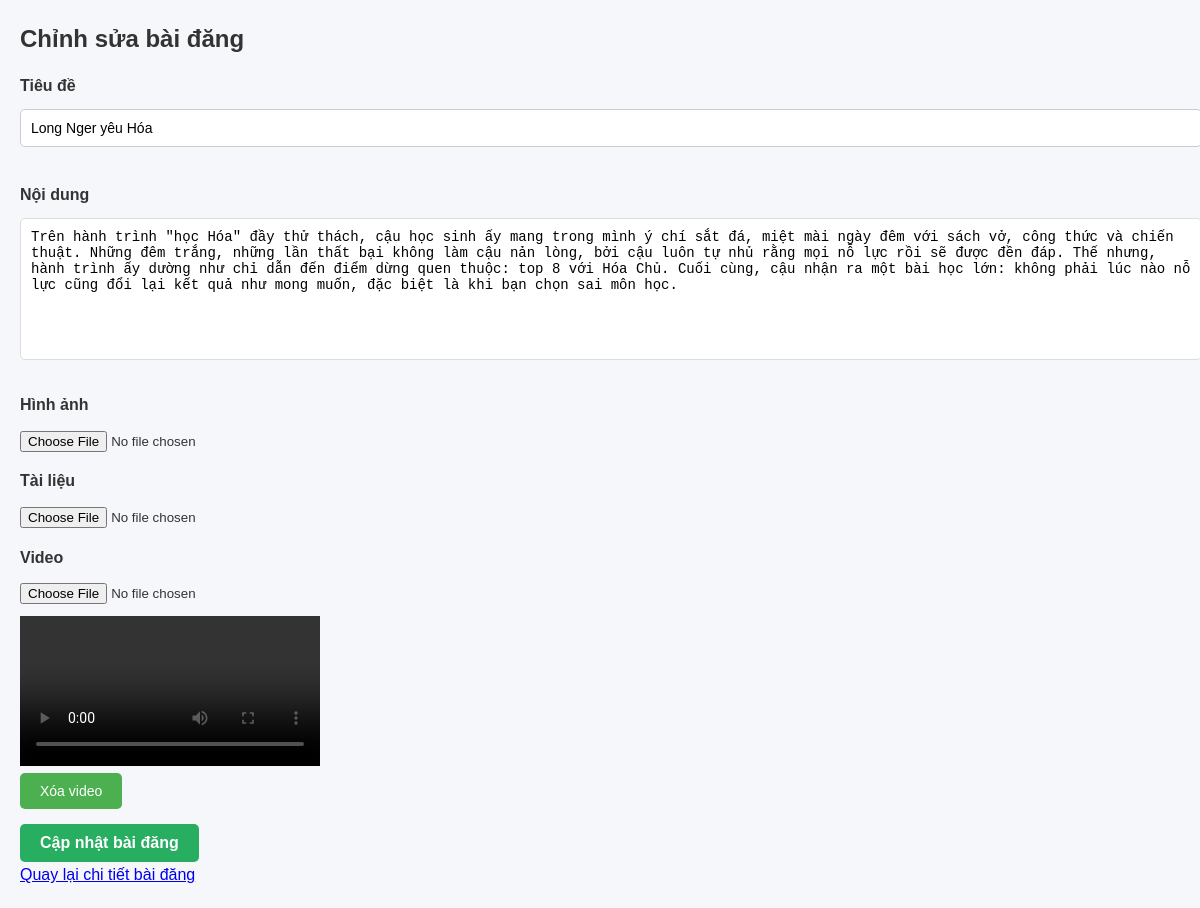
/forum/post/24/edit/ (signed in), run on the app's committed database.
### main/models.py (models this page shows, shortened)
class Post(models.Model):
    title = models.CharField(max_length=255)
    content = models.TextField()
    image = models.ImageField(upload_to='posts/images/', null=True, blank=True)  # Hình ảnh
    document = models.FileField(upload_to='posts/documents/', null=True, blank=True)  # Tài liệu
    video = models.FileField(upload_to='posts/videos/', null=True, blank=True)  # Video (Thêm mới)
    author = models.ForeignKey(User, on_delete=models.CASCADE, related_name='posts')
    created_at = models.DateTimeField(default=now)  # Thời gian bài viết được tạo
    updated_at = models.DateTimeField(auto_now=True)  # Thời gian bài viết được cập nhật
    likes = models.ManyToManyField(User, related_name='liked_posts', blank=True)

### main/views.py (the view, shortened to what this page needs)
# urls.py: path('forum/post/<int:post_id>/edit/', views.edit_post, name='edit_post'),
@login_required
def edit_post(request, post_id):
    post = get_object_or_404(Post, id=post_id)
    if request.user != post.author and not request.user.is_staff:
        messages.error(request, "Bạn không có quyền chỉnh sửa bài đăng này.")
        return redirect('post_detail', post_id=post.id)
    return render(request, 'edit_post.html', {'post': post})

### main/templates/edit_post.html (shortened to what this page needs)
<!DOCTYPE html>
<html lang="en">
<head>
    {% load static %}
    <link rel="stylesheet" href="{% static 'css/style.css' %}">
</head>
<body>
    <div class="edit-post-container">
        <header class="edit-post-header">
            <h2>Chỉnh sửa bài đăng</h2>
        </header>
        <form method="POST" enctype="multipart/form-data" class="edit-post-form">
            <div class="form-group">
                <label for="title">Tiêu đề</label>
                <input type="text" name="title" id="title" value="{{ post.title }}" required><br>
            </div>
            <div class="form-group">
                <label for="content">Nội dung</label>
                <textarea name="content" id="content" required>{{ post.content }}</textarea><br>
            </div>
            <div class="form-group">
                <label for="image">Hình ảnh</label>
                <input type="file" name="image" id="image"><br>
            </div>
            <div class="form-group">
                <label for="document">Tài liệu</label>
                <input type="file" name="document" id="document"><br>
            </div>
            <div class="form-group">
                <label for="video">Video</label>
                <input type="file" name="video" id="video" accept="video/*"><br>
                {% if post.video %}
                    <video controls style="max-width: 100%; margin-top: 10px;">
                        <source src="{{ post.video.url }}" type="video/mp4">
                    </video><br>
                    <button type="submit" name="delete_video" value="1" class="btn btn-danger">Xóa video</button>
                {% endif %}
            </div>
            <button type="submit" class="btn btn-success">Cập nhật bài đăng</button>
        </form>
        <a href="{% url 'post_detail' post.id %}" class="btn btn-primary">Quay lại chi tiết bài đăng</a>
    </div>
</body>
</html>

### static/css/style.css (style rules this page uses)
body, h1, h2, p { margin: 0; padding: 0; box-sizing: border-box; }
body { font-family: Arial, sans-serif; background-color: #f9f9f9; line-height: 1.6; }
.form-group { margin-bottom: 15px; text-align: left; }
form { margin-top: 15px; }
form textarea { width: 100%; padding: 10px; border: 1px solid #ddd; border-radius: 5px; font-size: 14px; margin-bottom: 10px; }
form button { padding: 10px 20px; font-size: 14px; background-color: #4caf50; color: white; border: none; border-radius: 5px; cursor: pointer; transition: background-color 0.3s; }
body, h1, h2, p, a { margin: 0; padding: 0; box-sizing: border-box; }
body { font-family: 'Arial', sans-serif; background-color: #f5f7fa; color: #333; line-height: 1.6; padding: 20px; }
label { display: block; margin-bottom: 10px; font-weight: bold; text-align: left; }
input[type="text"], textarea { width: 100%; padding: 10px; margin-bottom: 20px; border: 1px solid #ccc; border-radius: 5px; font-size: 14px; }
textarea { resize: none; height: 120px; }
.btn-success { background-color: #27ae60; border: none; font-size: 16px; font-weight: bold; }

### data on the page
Post: title "Long Nger yêu Hóa", content "Trên hành trình \"học Hóa\" đầy thử thách, cậu học sinh ấy mang trong mình ý chí sắt đá, miệt mài ngày đêm với sách vở, công thức và chiến thuật. Những đêm trắng, những lần thất bại không làm cậu nản lòng, bởi cậu luôn tự nhủ rằng mọi nỗ lực rồi sẽ được đền đáp. Thế nhưng, hành trình ấy dường như chỉ dẫn đến điểm dừng quen thuộc: top 8 với Hóa Chủ. Cuối cùng, cậu nhận ra một bài học lớn: không phải lúc nào nỗ lực cũng đổi lại kết quả như mong muốn, đặc biệt là khi bạn chọn sai môn học."
